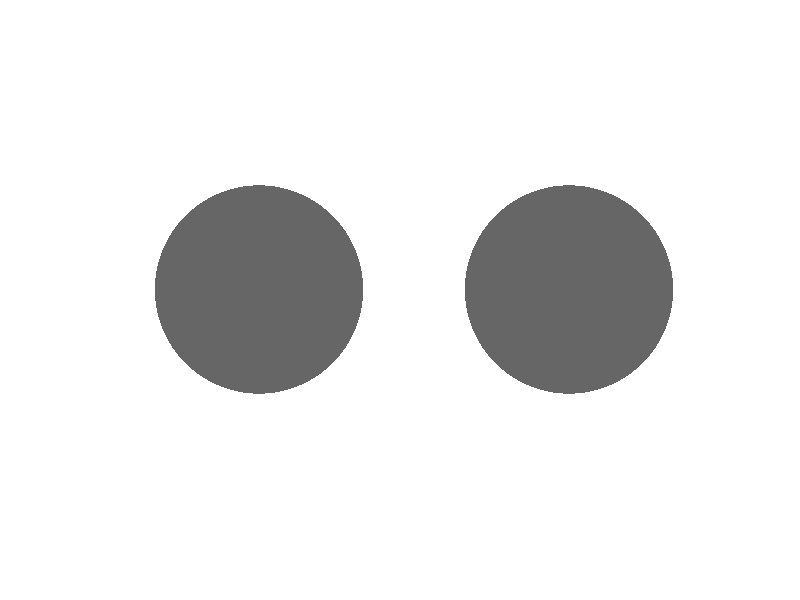

Write the MATLAB code that produced this figure. (Note: this script raises an error after producing the figure.)
name = "Tamara Brissette Greco";
student_id = 261182266;

clear, clc

%% Shade discrimination task

clear, clc, close all % clear terminal + close windows

%% task parameters

n_reps = 2; % each constrast lvl repeated twice
baseline = 0.4; % color ref for bg/baseline brightness
ref_contr = 0.1; % reference contrast (ex. 10% light of baseline)

% repetition matrix, # row, # of reps of baseline
bg_tone = repmat(baseline,1,3); 

% slightly lighter shade of baseline
ref_tone = bg_tone + baseline * ref_contr;

% list of each iteration where contrasts increase with + ref_contr
contrasts = [.0025 .005 .01 .02 .04 .08 .16] + ref_contr; 
% order of trials with rep max with 1 row and repeats #n_reps
trials = repmat(contrasts, 1, n_reps);
% trial order must be random
trials_random = randsample(trials, length(trials));

% response array to track
resp = nan(1, length(trials_random)); % nan array 1 row with len trials_rnd

% initiate correct array
corr = nan(1, length(trials));

% initialize figure for task
figure(1), clf, hold on
% get cur figure
set(gcf, 'Color', bg_tone, 'Position', [400, 120, 1000, 800]); % horizontal, vertical, height, width
% get cur axi, put color to same as background to "mask"
set(gca, 'Color', bg_tone, 'xlim', [-2 2], 'ylim', [-1 1]);
axis off % removes axis

% two invisible circles
% +,o,- are markers for plots w/o datapoints
left = plot(-1,0,'o', 'MarkerSize', 150, 'MarkerEdgeColor', 'none', 'MarkerFaceColor', bg_tone);
right = plot(1,0,'o', 'MarkerSize', 150,'MarkerEdgeColor', 'none', 'MarkerFaceColor', bg_tone);

%% start the task

for trial = 1:length(trials)
    % determine location of target circle left/right
    s = randi([1 2]);

    % stimulus = bg + contrast * bg
    target_shade = baseline + trials_random(trial) * baseline; % target contrast
    target_tone = repmat(target_shade, 1, 3); % turn into RGB value

    % change brightness depending on s
    if s == 1 % left
        set(right, 'MarkerFaceColor', ref_tone) % set right markerfacecolor as ref tone
        set(left, 'MarkerFaceColor', target_tone), shg
    else
        set(left, 'MarkerFaceColor', ref_tone)
        set(right, 'MarkerFaceColor', target_tone), shg
    end
    % puts input into response array
    resp(trial) = input("Which circle is lighter? (1/2): "); 

    % if participant is correct (checks array)
    if resp(trial) == s
        disp(['Correct! ' num2str(s) ' was brighter.'])
        corr(trial) = 1;
    else
        disp(['Incorrect.. ' num2str(s) ' was brighter.'])
        corr(trial) = 0;
    end
    % turns off the circles for a second
    set(left, 'MarkerFaceColor', bg_tone)
    set(right, 'MarkerFaceColor', bg_tone)

    pause(1)
    clc
    
end

%% results

correct = 0;
for i = 1:length(corr)
    if corr(i) == 1
        correct = correct + 1;
    else
        continue
    end
end

disp(['Score: ' num2str(round(((correct/length(corr))*100),2)) '% correct'])

